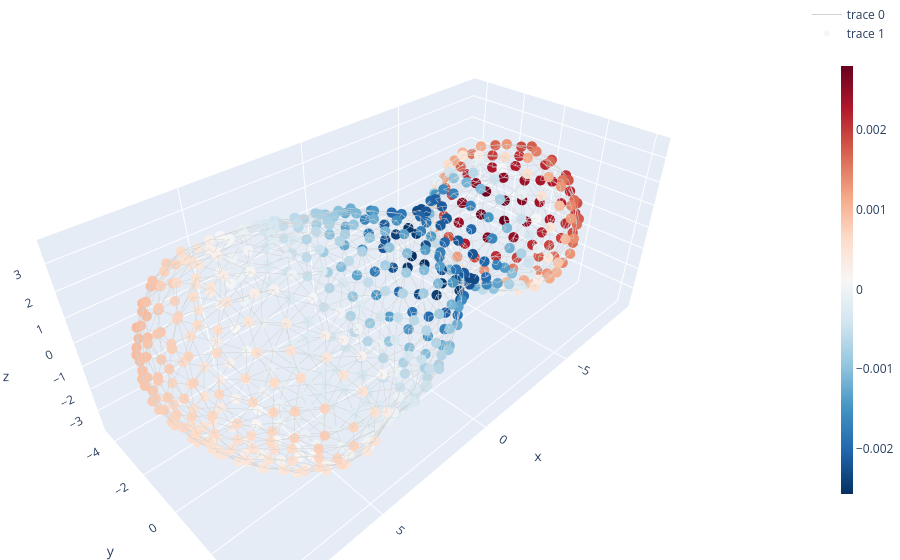

The notebook cell this image was saved under:
### Code cell
cell_graph = build_cell_graph(mesh)

idx = 4
plot_cell_graph_3D(centroids, cell_graph, field=cell_weighted_hks[:,idx]-np.mean(cell_weighted_hks[:,idx]), node_size=6)

### Figure 1 — Plotly figure (JSON) as saved in the notebook; plotly's stock layout.template omitted (floating-point values rounded to 4 significant figures; data arrays with more than 128 entries replaced by an {"elided": "..."} marker saying what was removed)
{"data": [{"hoverinfo": "none", "line": {"color": "lightgray", "width": 1}, "mode": "lines", "type": "scatter3d", "x": {"elided": "5304 float values"}, "y": {"elided": "5304 float values"}, "z": {"elided": "5304 float values"}}, {"hoverinfo": "none", "marker": {"color": {"elided": "590 float values"}, "colorbar": {"len": 0.8, "thickness": 12, "title": {"text": ""}, "x": 1.05}, "colorscale": [[0, "rgb(5,48,97)"], [0.1, "rgb(33,102,172)"], [0.2, "rgb(67,147,195)"], [0.3, "rgb(146,197,222)"], [0.4, "rgb(209,229,240)"], [0.5, "rgb(247,247,247)"], [0.6, "rgb(253,219,199)"], [0.7, "rgb(244,165,130)"], [0.8, "rgb(214,96,77)"], [0.9, "rgb(178,24,43)"], [1, "rgb(103,0,31)"]], "line": {"width": 0}, "size": 6}, "mode": "markers", "type": "scatter3d", "x": {"elided": "590 float values"}, "y": {"elided": "590 float values"}, "z": {"elided": "590 float values"}}], "layout": {"margin": {"b": 0, "l": 0, "r": 0, "t": 0}, "scene": {"aspectmode": "data"}}}
